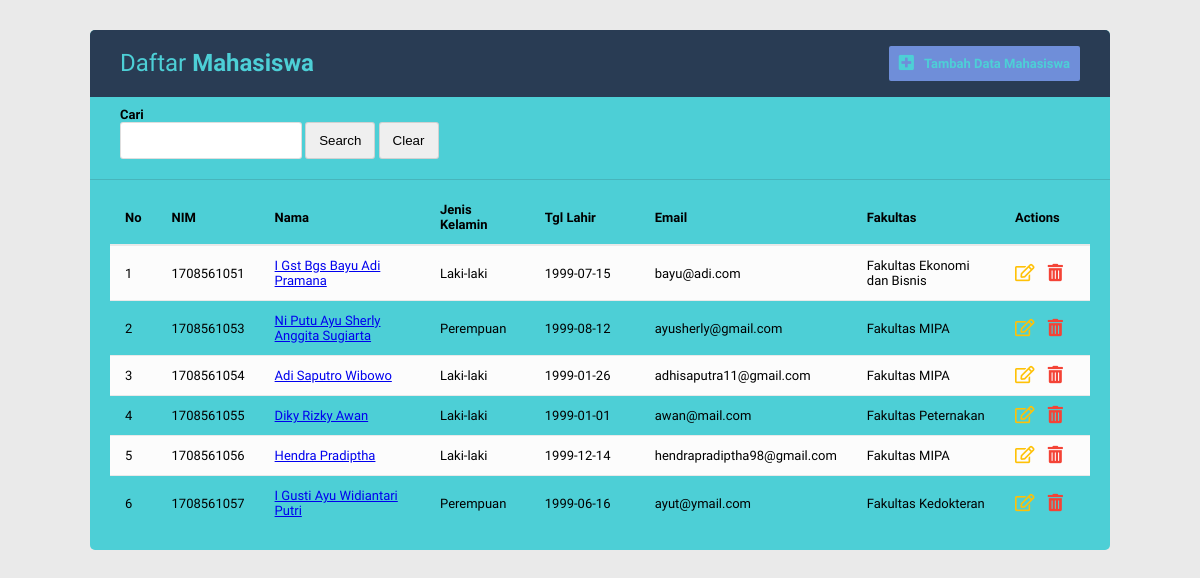
The page / on the database its author committed.
### tables this page shows
CREATE TABLE `mahasiswa` (
  `idmahasiswa` int(11) NOT NULL,
  `nim` varchar(10) NOT NULL,
  `nama` varchar(50) NOT NULL,
  `jenisKelamin` enum('Laki-laki','Perempuan') NOT NULL,
  `tempatLahir` varchar(20) NOT NULL,
  `tglLahir` date NOT NULL,
  `alamat` text NOT NULL,
  `email` varchar(50) NOT NULL,
  `fakultas` enum('Fakultas Ilmu Budaya','Fakultas Kedokteran','Fakultas Hukum','Fakultas Teknik','Fakultas Pertanian','Fakultas Ekonomi dan Bisnis','Fakultas Peternakan','Fakultas MIPA','Fakultas Kedokteran Hewan','Fakultas Teknologi Pertanian','Fakultas Ilmu Sosial dan Ilmu Politik','Fakultas Kelautan dan Perikanan','Fakultas Pariwisata') NOT NULL
);

### function.php (called while the page is built, shortened)
<?php
$conn = mysqli_connect("localhost", "root", "", "mahasiswa");
function query($query)
{
	global $conn;
	$result = mysqli_query($conn, $query);
	$rows = [];
	while ($row = mysqli_fetch_assoc($result)) {
		$rows[] = $row;
	}
	return $rows;
}

### index.php (the view, shortened to what this page needs)
<?php
require 'function.php';
if (isset($_GET["aw"])) {
    $key = $_GET["aw"];
    $mahasiswa = query("SELECT * FROM mahasiswa WHERE nama LIKE '%$key%' OR nim LIKE '%$key%' OR email LIKE '%$key%' OR fakultas LIKE '%$key%' ORDER BY nim");
} else {
    $mahasiswa = query("SELECT * FROM mahasiswa ORDER BY nim");
}
?>
<!DOCTYPE html>
<html lang="en">
<head>
    <link rel="stylesheet" href="style/style.css">
    <link rel="stylesheet" href="https://use.fontawesome.com/releases/v5.8.1/css/all.css">
</head>
<body>
    <div class="container">
        <div class="table-wrapper">
            <div class="table-title cf">
                <div class="title-row">
                    <h2>Daftar <b>Mahasiswa<b></h2>
                </div>
                <div class="btn-row">
                    <a class="btn-add bg-green" href="add.php"><i class="fas fa-plus-square fa-lg"></i>Tambah Data Mahasiswa</a>
                </div>
            </div>
            <div class="search-wrapper">
                <div class="field">
                    <form action="" method="get">
                        <label for="cari" style="display:block;">Cari</label>
                        <input type="text" name="aw" placeholder="<?php if (isset($_GET["aw"])) echo $_GET["aw"]; ?>">
                        <input class="btn-search" type="submit" value="Search" name="search">
                        <input class="btn-reset" type="submit" value="Clear" name="reset">
                    </form>
                </div>
            </div>
            <div class="table-data">
                <table class="table table-striped table-hover">
                    <thead>
                        <tr>
                            <th>No</th>
                            <th>NIM</th>
                            <th>Nama</th>
                            <th>Jenis Kelamin</th>
                            <th>Tgl Lahir</th>
                            <th>Email</th>
                            <th>Fakultas</th>
                            <th>Actions</th>
                        </tr>
                    </thead>
                    <tbody>
                        <?php $i = 1;
                        foreach ($mahasiswa as $row) :
                        ?>
                            <tr>
                                <td><?= $i ?></td>
                                <td><?= $row["nim"] ?></td>
                                <td><a href="detail.php?id=<?= $row["idmahasiswa"] ?>"><?= $row["nama"] ?></a></td>
                                <td><?= $row["jenisKelamin"] ?></td>
                                <td><?= $row["tglLahir"] ?></td>
                                <td><?= $row["email"] ?></td>
                                <td><?= $row["fakultas"] ?></td>
                                <td>
                                    <a href="update.php?id=<?= $row["idmahasiswa"] ?>" class="edit"><i class="far fa-edit fa-lg"></i></a>
                                    <a href="delete.php?id=<?= $row["idmahasiswa"] ?>" onclick="return confirm('Hapus Data?');" class="delete"><i class="fas fa-trash-alt fa-lg"></i></a>
                                </td>
                            </tr>
                        <?php $i++;
                        endforeach;
                        ?>
                    </tbody>
                </table>
            </div>
        </div>
    </div>
</body>
</html>

### style/style.css (style rules this page uses)
.cf:before, .cf:after { content: " "; display: table; }
.cf:after { clear: both; }
.cf { *zoom: 1; }
* { margin: 0px; padding: 0px; }
body { background-color: #eaeaea; font-family: 'Varela Round', sans-serif; font-size: 13px; }
.bg-green { background-color: #6f8ed9 !important; }
.container { background-color: #4dcfd6; width: 85%; margin: 30px auto; border-radius: 5px; }
.table-wrapper { margin-bottom: 10px; }
.table-title { padding: 16px 30px; background-color: #293c54; color: #4dcfd6; line-height: 35px; border-top-left-radius: 5px; border-top-right-radius: 5px; }
.title-row { width: 50%; float: left; font-weight: normal; }
.title-row h2 { font-size: 24px; font-weight: normal; }
.btn-row { width: 50%; float: left; }
.btn-row .btn-add { border-radius: 2px; float: right; color: #4dcfd6; border: none; padding: 0 10px; }
.btn-row a { text-decoration: none; color: inherit; }
.btn-row i { margin-right: 10px; }
.search-wrapper { padding: 10px 30px; border-bottom: 0.5px solid rgba(34,36,38,.15); }
.search-wrapper input { width: 180px !important; }
.search-wrapper .field .btn-search { width: 70px !important; }
.search-wrapper .field .btn-reset { width: 60px !important; }
.table-data { padding: 10px 20px 20px 20px; }
table { border-collapse: collapse; width: 100%; }
table.table { margin: 0 auto; }
table.table td a.edit { color: #FFC107; margin-right: 10px; }
table.table td a.delete { color: #F44336; }
table.table thead tr th { text-align: left; border-top: none !important; border-bottom: 2px solid #e9e9e9;; }
.table-data tbody { font-weight: normal; }
table.table tr th, table.table tr td { border-top: 1px solid; border-color: #e9e9e9; padding: 12px 15px; vertical-align: middle; }
table.table tr th:last-child { width: 60px; }
table.table tr th:nth-child(5) { width: 80px; }
table.table-striped tbody tr:nth-of-type(odd) { background-color: #fcfcfc; }
.field { margin-bottom: 10px; }
.field input { padding: 10px 0; border: 0.5px solid rgba(34,36,38,.15); border-radius: 3px; width: 100%; }

### rows shown on the page
mahasiswa: nim "1708561051", nama "I Gst Bgs Bayu Adi Pramana", jenisKelamin "Laki-laki", tglLahir "1999-07-15", email "bayu@adi.com", fakultas "Fakultas Ekonomi dan Bisnis"
mahasiswa: nim "1708561053", nama "Ni Putu Ayu Sherly Anggita Sugiarta", jenisKelamin "Perempuan", tglLahir "1999-08-12", email "ayusherly@gmail.com", fakultas "Fakultas MIPA"
mahasiswa: nim "1708561054", nama "Adi Saputro Wibowo", jenisKelamin "Laki-laki", tglLahir "1999-01-26", email "adhisaputra11@gmail.com", fakultas "Fakultas MIPA"
mahasiswa: nim "1708561055", nama "Diky Rizky Awan", jenisKelamin "Laki-laki", tglLahir "1999-01-01", email "awan@mail.com", fakultas "Fakultas Peternakan"
mahasiswa: nim "1708561056", nama "Hendra Pradiptha", jenisKelamin "Laki-laki", tglLahir "1999-12-14", email "hendrapradiptha98@gmail.com", fakultas "Fakultas MIPA"
mahasiswa: nim "1708561057", nama "I Gusti Ayu Widiantari Putri", jenisKelamin "Perempuan", tglLahir "1999-06-16", email "ayut@ymail.com", fakultas "Fakultas Kedokteran"
